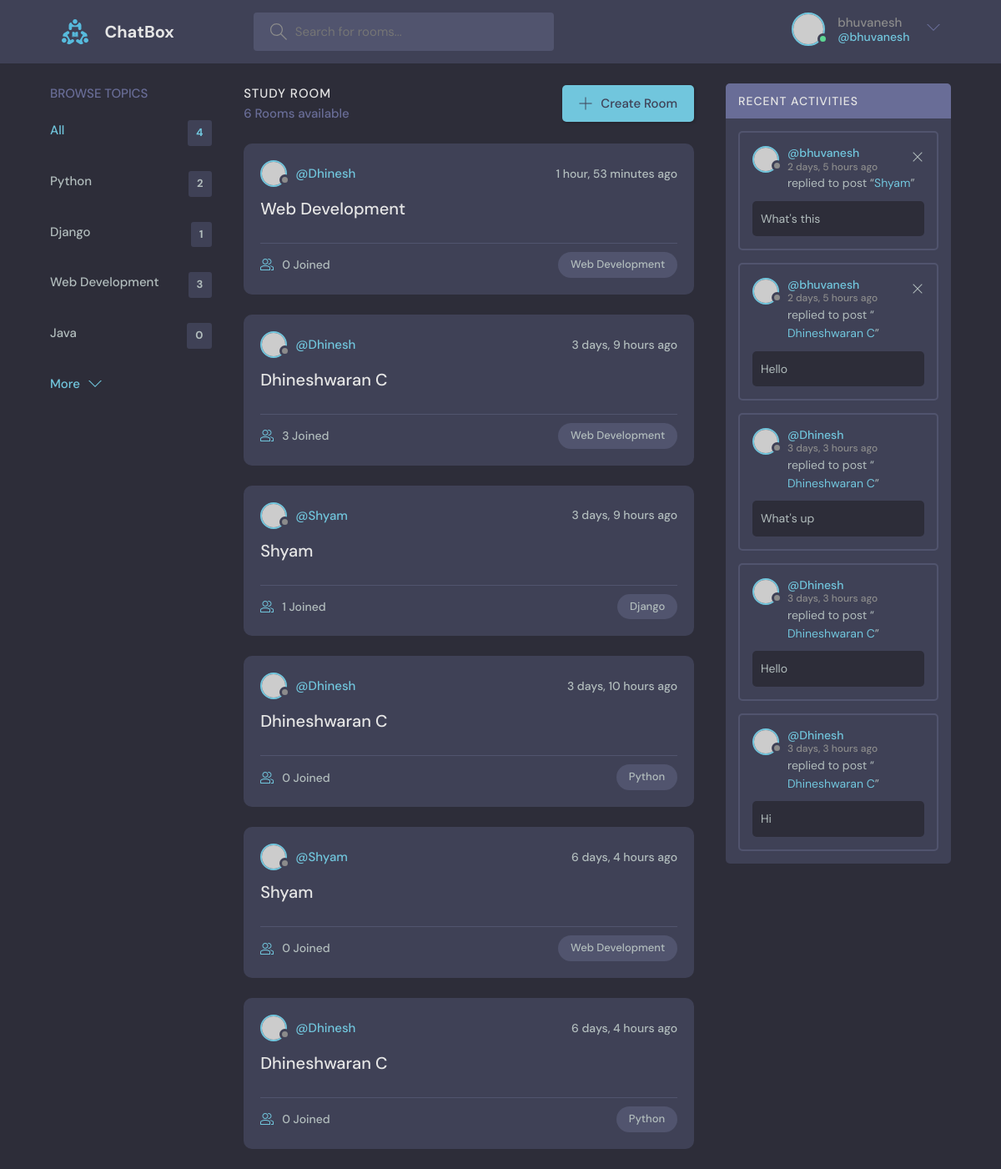
The page / (signed in) on the database its author committed.
### base/models.py (models this page shows, shortened)
class Topic(models.Model):
    name = models.CharField(max_length=200)

class Room(models.Model):
    host = models.ForeignKey(User, on_delete=models.SET_NULL, null=True)
    topic = models.ForeignKey(Topic, on_delete=models.SET_NULL, null=True)
    name = models.CharField(max_length=200)
    description = models.TextField(null=True, blank=True)
    participants = models.ManyToManyField(User, related_name='participants', blank=True)
    updated = models.DateTimeField(auto_now=True)
    created = models.DateTimeField(auto_now_add=True)
    class Meta:
        ordering = ['-updated', '-created']
    def __str__(self):
        return self.name

class Message(models.Model):
    user = models.ForeignKey(User, on_delete=models.CASCADE)
    room = models.ForeignKey(Room, on_delete=models.CASCADE)
    body = models.TextField()
    updated = models.DateTimeField(auto_now=True)
    created = models.DateTimeField(auto_now_add=True)
    class Meta:
        ordering = ['-updated', '-created']

### base/views.py (the view)
# urls.py: path('',views.home,name="home"),
def home(request):
    q = request.GET.get('q') if request.GET.get('q') != None else ''
    rooms = Room.objects.filter(
        Q(topic__name__icontains=q) |
        Q(name__contains=q) |
        Q(description__icontains=q)
    )
    topics = Topic.objects.all()
    room_count = rooms.count()
    room_messages = Message.objects.filter(Q(room__topic__name__icontains=q))
    return render(request,'base/home.html', {'rooms':rooms,'topics':topics,'room_count':room_count, 'room_messages':room_messages})

### base/templates/base/home.html (shortened to what this page needs)
{% extends 'main.html' %}
{% block content %}
    <main class="layout layout--3">
      <div class="container">
        {% include 'base/topics_component.html' %}
        <div class="roomList">
          <div class="roomList__header">
            <div>
              <h2>Study Room</h2>
              <p>{{room_count}} Rooms available</p>
            </div>
            <a class="btn btn--main" href="create-room.html">
              <svg version="1.1" xmlns="http://www.w3.org/2000/svg" width="32" height="32" viewBox="0 0 32 32">
                <title>add</title>
                <path
                  d="M16.943 0.943h-1.885v14.115h-14.115v1.885h14.115v14.115h1.885v-14.115h14.115v-1.885h-14.115v-14.115z"
                ></path>
              </svg>
              Create Room
            </a>
          </div>
          {% include 'base/feed_component.html' %}
        </div>
        {% include 'base/activity_component.html' %}
      </div>
    </main>
    {% endblock %}

### templates/navbar.html (shortened to what this page needs)
{% load static %}
<header class="header header--loggedIn">
    <div class="container">
      <a href="{% url 'home' %}" class="header__logo">
        <img src="{% static 'images/logo.svg' %}" />
        <h1>ChatBox</h1>
      </a>
      <form class="header__search" method="GET" action="{% url 'home' %}">
        <label>
          <input name="q" placeholder="Search for rooms..." />
        </label>
      </form>
      <nav class="header__menu">
        {% if request.user.is_authenticated %}
        <div class="header__user">
          <a href="profile.html">
            <div class="avatar avatar--medium active">
              <img src="https://randomuser.me/api/portraits/men/37.jpg" />
            </div>
            <p>{{request.user.username}} <span>@{{request.user.username}}</span></p>
          </a>
          <button class="dropdown-button">
            <svg version="1.1" xmlns="http://www.w3.org/2000/svg" width="32" height="32" viewBox="0 0 32 32">
              <title>chevron-down</title>
              <path d="M16 21l-13-13h-3l16 16 16-16h-3l-13 13z"></path>
            </svg>
          </button>
        </div>
        {% else %}
        <a href="{% url 'login' %}">
          <img src="{% static 'images/avatar.svg' %}" />
          <p>Login</p>
        </a>
        {% endif %}
      </nav>
    </div>
  </header>

### base/templates/base/topics_component.html
<div class="topics">
    <div class="topics__header">
      <h2>Browse Topics</h2>
    </div>
    <ul class="topics__list">
      <li>
        <a href="{% url 'home' %}" class="active">All <span>{{topics.count}}</span></a>
      </li>
      {% for topic in topics %}
      <li>
        <a href="{% url 'home' %}?q={{topic.name}}">{{topic.name}} <span>{{topic.room_set.all.count}}</span></a>
      </li>
      {% endfor %}
    </ul>
    <a class="btn btn--link" href="topics.html">
      More
      <svg version="1.1" xmlns="http://www.w3.org/2000/svg" width="32" height="32" viewBox="0 0 32 32">
        <title>chevron-down</title>
        <path d="M16 21l-13-13h-3l16 16 16-16h-3l-13 13z"></path>
      </svg>
    </a>
  </div>

### base/templates/base/feed_component.html (shortened to what this page needs)
{% for room in rooms %}
<div class="roomListRoom">
    <div class="roomListRoom__header">
      <a href="{% url 'user-profile' room.host.id %}" class="roomListRoom__author">
        <div class="avatar avatar--small">
          <img src="https://randomuser.me/api/portraits/women/11.jpg" />
        </div>
        <span>@{{room.host.username}}</span>
      </a>
      <div class="roomListRoom__actions">
        <span>{{room.created|timesince}} ago</span>
      </div>
    </div>
    <div class="roomListRoom__content">
      <a href="{% url 'room' room.id %}">{{room.name}}</a>
    </div>
    <div class="roomListRoom__meta">
      <a href="{% url 'room' room.id %}" class="roomListRoom__joined">
        {{room.participants.all.count}} Joined
      </a>
      <p class="roomListRoom__topic">{{room.topic.name}}</p>
    </div>
  </div>
  {% endfor %}

### base/templates/base/activity_component.html
<div class="activities">
    <div class="activities__header">
      <h2>Recent Activities</h2>
    </div>
    {% for message in room_messages %}
    <div class="activities__box">
      <div class="activities__boxHeader roomListRoom__header">
        <a href="{% url 'user-profile' message.user.id %}" class="roomListRoom__author">
          <div class="avatar avatar--small">
            <img src="https://randomuser.me/api/portraits/women/11.jpg" />
          </div>
          <p>
            @{{message.user}}
            <span>{{message.created|timesince}} ago</span>
          </p>
        </a>
        {% if request.user == message.user %}
        <div class="roomListRoom__actions">
          <a href="{% url 'delete-message' message.id %}">
            <svg version="1.1" xmlns="http://www.w3.org/2000/svg" width="32" height="32" viewBox="0 0 32 32">
              <title>remove</title>
              <path
                d="M27.314 6.019l-1.333-1.333-9.98 9.981-9.981-9.981-1.333 1.333 9.981 9.981-9.981 9.98 1.333 1.333 9.981-9.98 9.98 9.98 1.333-1.333-9.98-9.98 9.98-9.981z"
              ></path>
            </svg>
          </a>
        </div>
        {% endif %}
      </div>
      <div class="activities__boxContent">
        <p>replied to post “<a href="{% url 'room' message.room.id %}">{{message.room}}</a>”</p>
        <div class="activities__boxRoomContent">
          {{message.body}}
        </div>
      </div>
    </div>
    {% endfor %}
  </div>

### rows shown on the page
Topic: name "Python", room_set.all.count "2"
Topic: name "Django", room_set.all.count "1"
Topic: name "Web Development", room_set.all.count "3"
Topic: name "Java", room_set.all.count "0"
Room: host.username "Dhinesh", created "1 hour, 53 minutes", name "Web Development", participants.all.count "0", topic.name "Web Development"
Room: host.username "Dhinesh", created "3 days, 9 hours", name "Dhineshwaran C", participants.all.count "3", topic.name "Web Development"
Room: host.username "Shyam", created "3 days, 9 hours", name "Shyam", participants.all.count "1", topic.name "Django"
Room: host.username "Dhinesh", created "3 days, 10 hours", name "Dhineshwaran C", participants.all.count "0", topic.name "Python"
Room: host.username "Shyam", created "6 days, 4 hours", name "Shyam", participants.all.count "0", topic.name "Web Development"
Room: host.username "Dhinesh", created "6 days, 4 hours", name "Dhineshwaran C", participants.all.count "0", topic.name "Python"
Message: user "bhuvanesh", created "2 days, 5 hours", room "Shyam", body "What's this"
Message: user "bhuvanesh", created "2 days, 5 hours", room "Dhineshwaran C", body "Hello"
Message: user "Dhinesh", created "3 days, 3 hours", room "Dhineshwaran C", body "What's up"
Message: user "Dhinesh", created "3 days, 3 hours", room "Dhineshwaran C", body "Hello"
Message: user "Dhinesh", created "3 days, 3 hours", room "Dhineshwaran C", body "Hi"

### other values the page prints
{{ request.user.username }} "bhuvanesh"
{{ topics.count }} "4"
{{ room_count }} "6"
